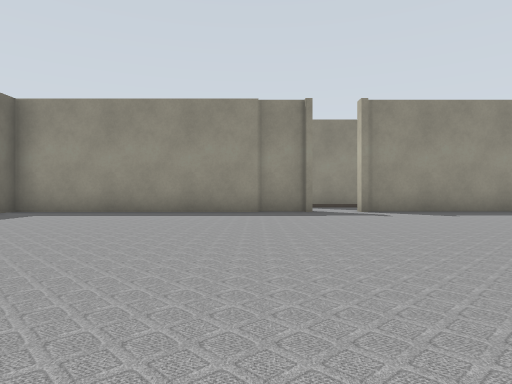
View 1 (above)

24 first-person views from a walk through a robot-simulator world made for Gazebo. The camera is 0.5 m above the floor, looks level and sees 75° across. The lines on the ground mark 1 m squares. The floor is counted in squares, 1 m on a side. Each view is taken from the middle of a square. On the plan, view 1 faces up. The plan holds only what a view shows up to about 9 squares ahead; the rest is blank. The place goes on beyond the plan.

View 2
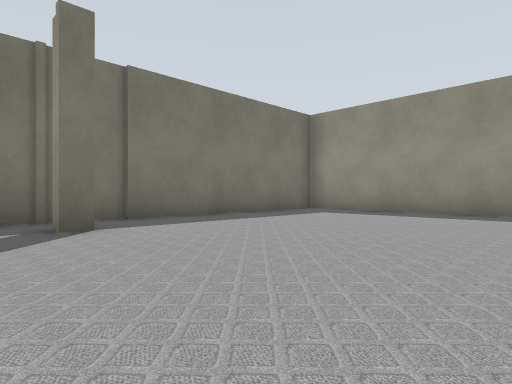

View 3
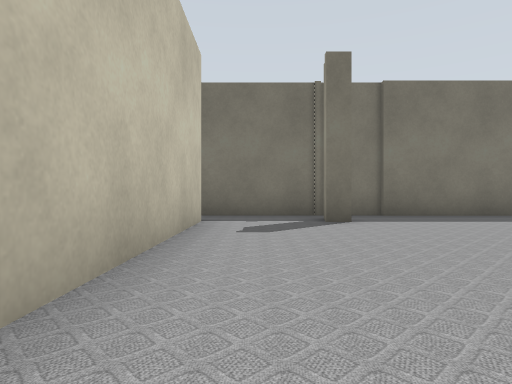

View 4
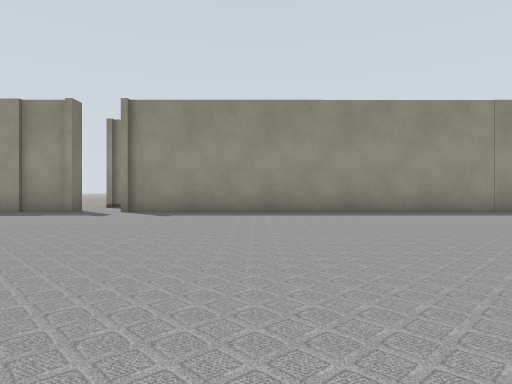

View 5
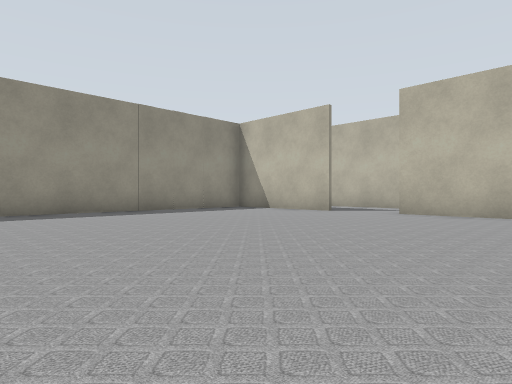

View 6
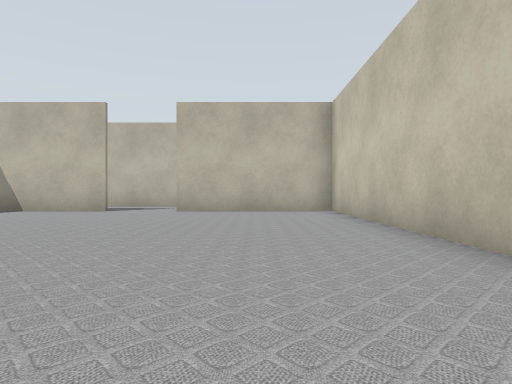

View 7
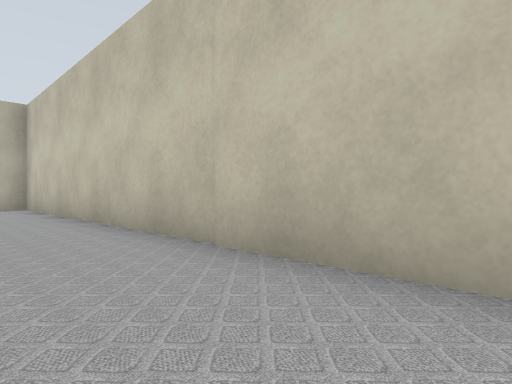

View 8
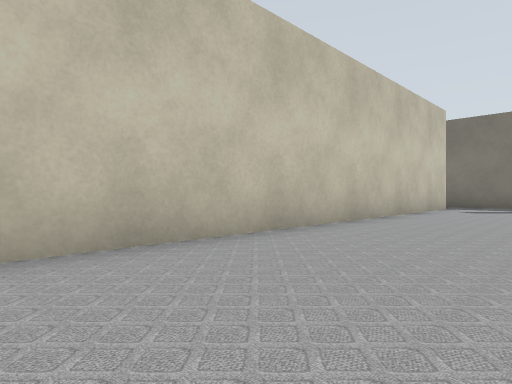

View 9
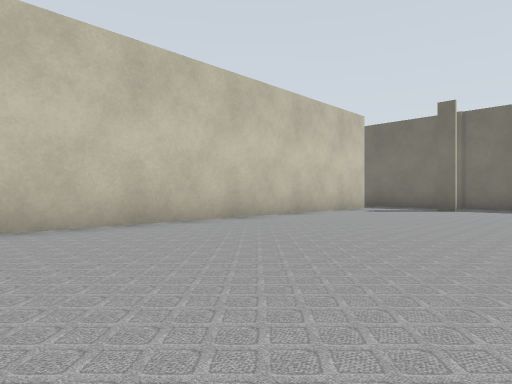

View 10
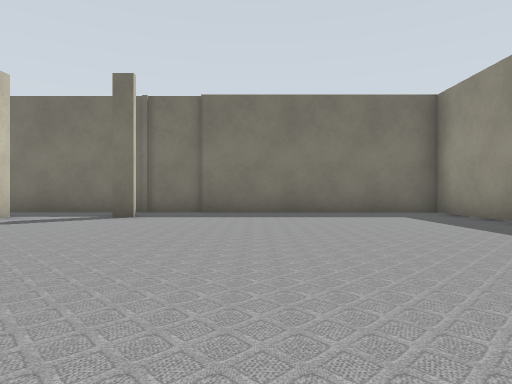

View 11
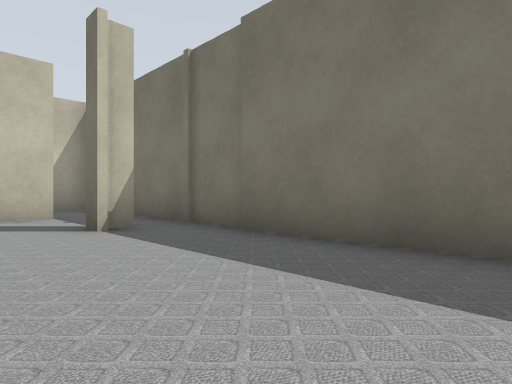

View 12
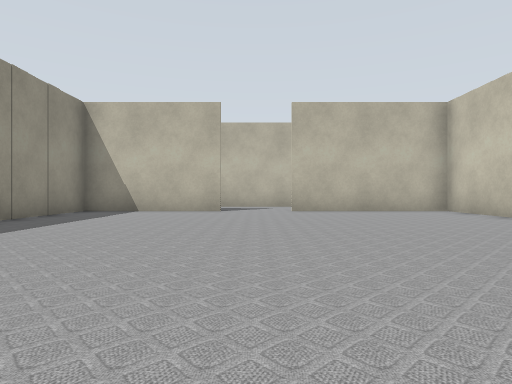

View 13
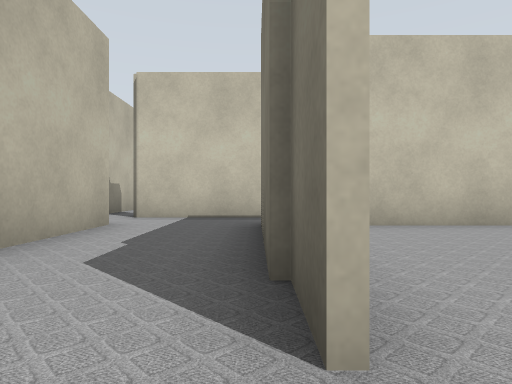

View 14
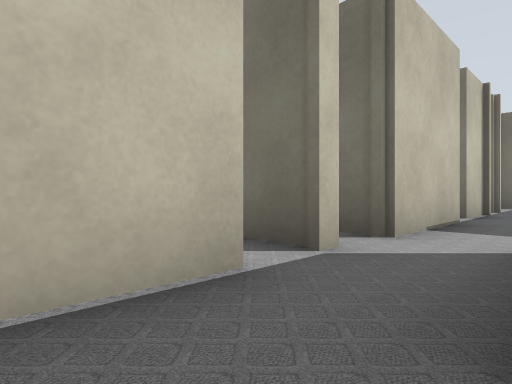

View 15
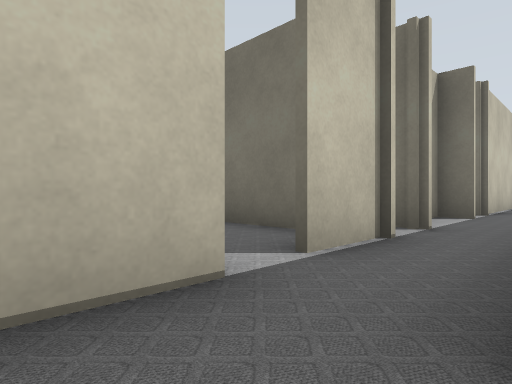

View 16
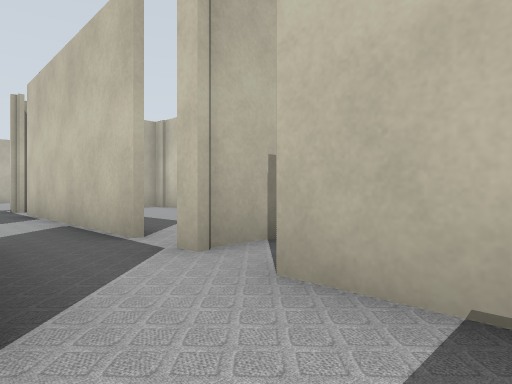

View 17
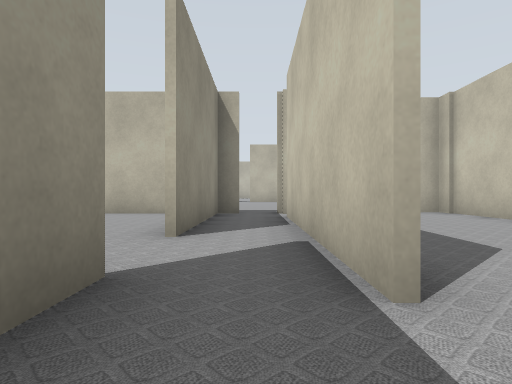

View 18
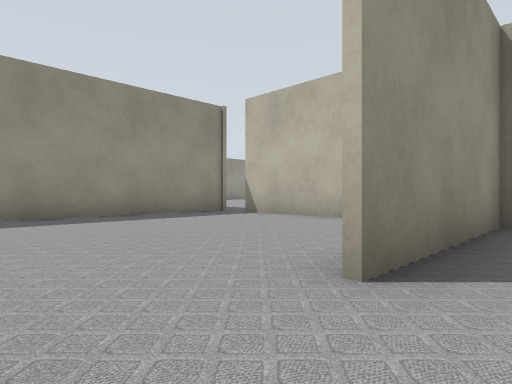

View 19
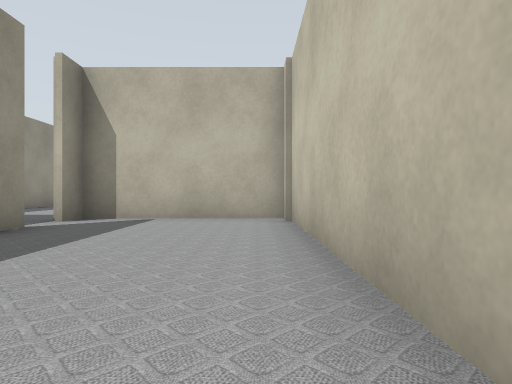

View 20
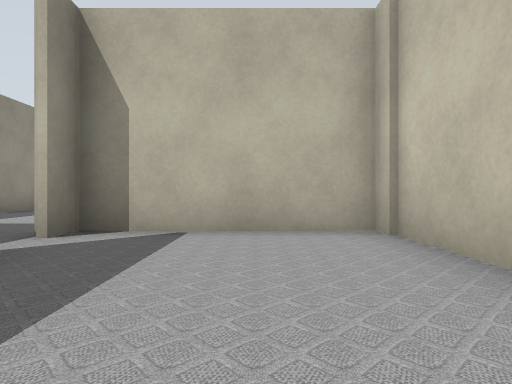

View 21
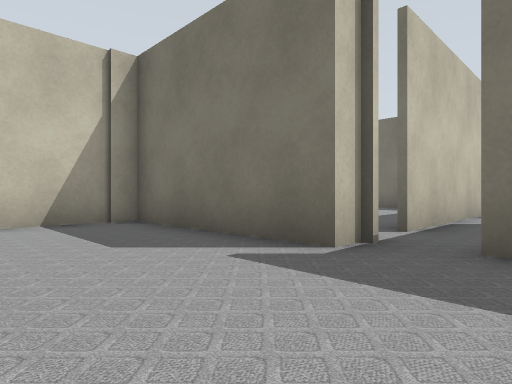

View 22
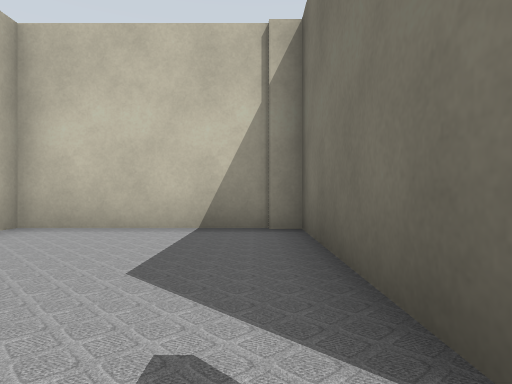

View 23
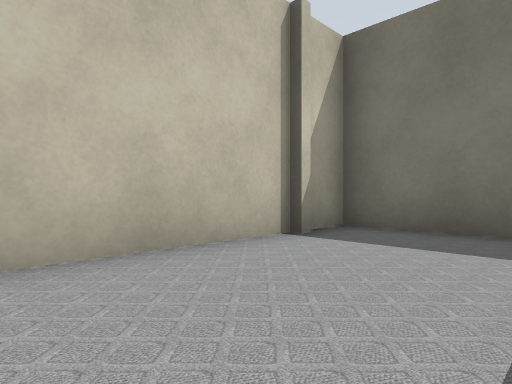

View 24
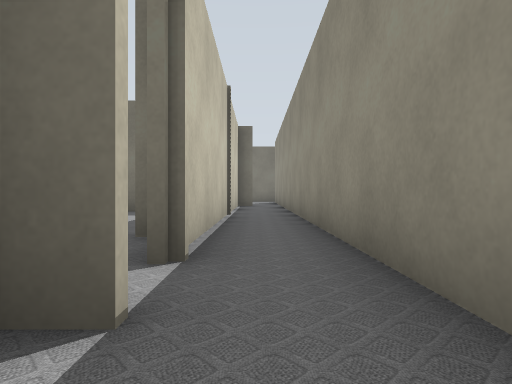

### Floor plan
Key: @ floor where view 1 was taken; # wall or solid block; x gap in a wall; . floor.
Columns run from 6 left of view 1 to 30 right of it. Each row starts with its distance up from view 1.
  8 ########.##############
  7 #.....................#
  6 #.....................#
  5 #.....................#     ######
  4 #......................     .....x
  3 #.....................#.    .....#
  2 #.....................#.    .....#
  1 ##....................#.#  ......#
  0 #.....@...............#.#  ......#
 -1 #.#####################.###..#####...
 -2 #.      .............................
 -3 ##      # #####.#########.######.#...
 -4         #  ...     #     .#......#...
 -5         #          #      #......#...
 -6                           #......#...
 -7                          ############

Positions as (right, up) in squares from view 1, and headings:
1: (0, 0), facing up
2: (0, 0), facing up-left
3: (1, 0), facing left
4: (6, 0), facing up
5: (8, 0), facing up-right
6: (7, 1), facing right
7: (5, 1), facing down-right
8: (6, 2), facing down-left
9: (5, 4), facing down-left
10: (2, 4), facing left
11: (-3, 6), facing down-left
12: (7, 4), facing right
13: (16, 4), facing down
14: (22, -1), facing down-left
15: (17, -1), facing down-left
16: (17, -1), facing down-right
17: (19, -2), facing right
18: (21, -2), facing up-right
19: (21, -6), facing right
20: (23, -5), facing right
21: (30, -1), facing down-left
22: (28, -2), facing down
23: (24, -4), facing down-left
24: (11, -2), facing left
